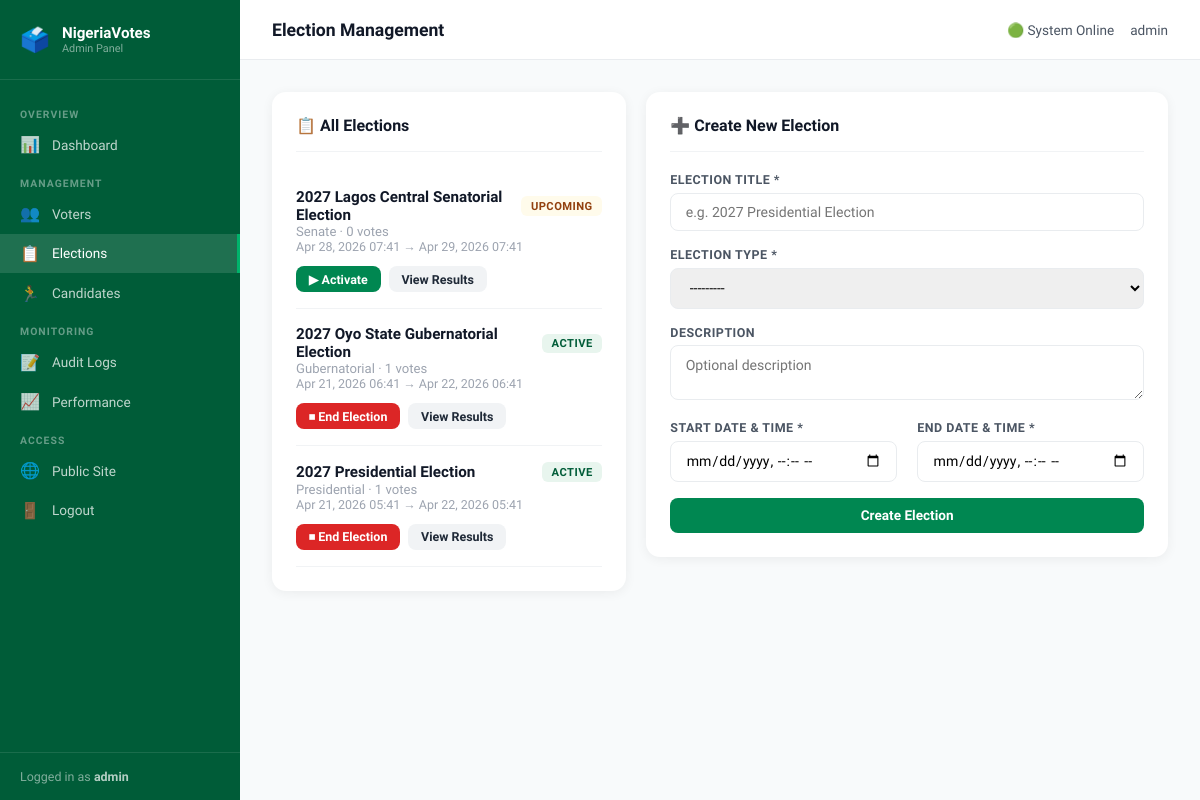
Screenshot of /admin-panel/elections/ (signed in) with the database file from the repository.
### voting/models.py (models this page shows, shortened)
class Election(models.Model):
    ELECTION_TYPES = [
        ('presidential', 'Presidential'),
        ('gubernatorial', 'Gubernatorial'),
        ('senate', 'Senate'),
        ('house', 'House of Representatives'),
        ('state_assembly', 'State House of Assembly'),
        ('local', 'Local Government'),
    ]
    STATUS_CHOICES = [
        ('upcoming', 'Upcoming'),
        ('active', 'Active'),
        ('completed', 'Completed'),
        ('cancelled', 'Cancelled'),
    ]
    id = models.UUIDField(primary_key=True, default=uuid.uuid4, editable=False)
    title = models.CharField(max_length=300)
    election_type = models.CharField(max_length=20, choices=ELECTION_TYPES)
    description = models.TextField(blank=True)
    start_date = models.DateTimeField()
    end_date = models.DateTimeField()
    status = models.CharField(max_length=10, choices=STATUS_CHOICES, default='upcoming')
    created_by = models.ForeignKey(User, on_delete=models.SET_NULL, null=True)
    created_at = models.DateTimeField(default=timezone.now)
    class Meta:
        db_table = 'elections'
        ordering = ['-start_date']
    @property
    def total_votes(self):
        return self.votes.count()

### voting/views.py (the view)
# urls.py: path('admin-panel/elections/', views.admin_elections, name='admin_elections'),
@login_required(login_url='/admin-panel/login/')
def admin_elections(request):
    if not request.user.is_staff:
        return redirect('home')
    if request.method == 'POST':
        form = ElectionForm(request.POST)
        if form.is_valid():
            election = form.save(commit=False)
            election.created_by = request.user
            now = timezone.now()
            if election.start_date <= now <= election.end_date:
                election.status = 'active'
            elif election.start_date > now:
                election.status = 'upcoming'
            election.save()
            messages.success(request, 'Election created successfully.')
            return redirect('admin_elections')
    else:
        form = ElectionForm()
    elections = Election.objects.all()
    return render(request, 'admin_panel/elections.html', {
        'elections': elections, 'form': form
    })

### voting/forms.py (shortened to what this page needs)
class ElectionForm(forms.ModelForm):
    class Meta:
        model = Election
        fields = ['title', 'election_type', 'description', 'start_date', 'end_date']
        widgets = {
            'start_date': forms.DateTimeInput(attrs={'type': 'datetime-local'}),
            'end_date': forms.DateTimeInput(attrs={'type': 'datetime-local'}),
            'description': forms.Textarea(attrs={'rows': 3}),
        }

### voting/security.py (called while the page is built)
    def __call__(self, request):
        response = self.get_response(request)
        response['X-Content-Type-Options'] = 'nosniff'
        response['X-Frame-Options'] = 'DENY'
        response['X-XSS-Protection'] = '1; mode=block'
        response['Referrer-Policy'] = 'strict-origin-when-cross-origin'
        response['Permissions-Policy'] = 'camera=(self), microphone=(), geolocation=()'
        return response

### templates/admin_panel/elections.html (shortened to what this page needs)
{% extends "admin_panel/base.html" %}
{% block page_title %}Election Management{% endblock %}
{% block nav_elections %}active{% endblock %}
{% block content %}
<div class="grid-2" style="align-items:start;">
    <div class="card">
        <div class="card-header">
            <div class="card-title">📋 All Elections</div>
        </div>
        {% for election in elections %}
        <div style="padding:1rem 0;border-bottom:1px solid var(--gray-100);">
            <div class="flex justify-between items-center mb-1">
                <div style="font-weight:700;font-size:.95rem;">{{ election.title }}</div>
                <span class="badge badge-{% if election.status == 'active' %}success{% elif election.status == 'completed' %}gray{% else %}warning{% endif %}">
                    {{ election.status }}
                </span>
            </div>
            <div class="text-muted mb-1">{{ election.get_election_type_display }} · {{ election.total_votes }} votes</div>
            <div style="font-size:.78rem;color:var(--gray-400);">
                {{ election.start_date|date:"M d, Y H:i" }} → {{ election.end_date|date:"M d, Y H:i" }}
            </div>
            <div style="margin-top:.75rem;display:flex;gap:.5rem;">
                <a href="/admin-panel/elections/{{ election.id }}/toggle/"
                   class="btn btn-sm {% if election.status == 'active' %}btn-danger{% else %}btn-primary{% endif %}">
                    {% if election.status == 'active' %}⏹ End Election{% elif election.status == 'upcoming' %}▶ Activate{% else %}↩ Reactivate{% endif %}
                </a>
                <a href="/results/{{ election.id }}/" class="btn btn-secondary btn-sm" target="_blank">View Results</a>
            </div>
        </div>
        {% empty %}
        <p style="color:var(--gray-400);text-align:center;padding:2rem;">No elections created yet.</p>
        {% endfor %}
    </div>
    <div class="card">
        <div class="card-header">
            <div class="card-title">➕ Create New Election</div>
        </div>
        <form method="post" novalidate>
            <div class="form-group">
                <label class="form-label">Election Title *</label>
                <input type="text" name="title" class="form-control" value="{{ form.title.value|default:'' }}" placeholder="e.g. 2027 Presidential Election" required>
            </div>
            <div class="form-group">
                <label class="form-label">Election Type *</label>
                <select name="election_type" class="form-control">
                    {% for val, label in form.fields.election_type.choices %}
                    <option value="{{ val }}" {% if form.election_type.value == val %}selected{% endif %}>{{ label }}</option>
                    {% endfor %}
                </select>
            </div>
            <div class="form-group">
                <label class="form-label">Description</label>
                <textarea name="description" class="form-control" rows="2" placeholder="Optional description">{{ form.description.value|default:'' }}</textarea>
            </div>
            <div class="grid-2">
                <div class="form-group">
                    <label class="form-label">Start Date & Time *</label>
                    <input type="datetime-local" name="start_date" class="form-control" value="{{ form.start_date.value|default:'' }}" required>
                </div>
                <div class="form-group">
                    <label class="form-label">End Date & Time *</label>
                    <input type="datetime-local" name="end_date" class="form-control" value="{{ form.end_date.value|default:'' }}" required>
                </div>
            </div>
            <button type="submit" class="btn btn-primary" style="width:100%;justify-content:center;">Create Election</button>
        </form>
    </div>
</div>
{% endblock %}

### templates/admin_panel/base.html (shortened to what this page needs)
<!DOCTYPE html>
<html lang="en">
<head>
</head>
<body>
<aside class="sidebar">
    <div class="sidebar-logo">
        <div class="icon">🗳️</div>
        <div>
            <div class="name">NigeriaVotes</div>
            <div class="sub">Admin Panel</div>
        </div>
    </div>
    <nav class="sidebar-nav">
        <div class="nav-section-label">Overview</div>
        <a href="/admin-panel/" class="nav-item {% block nav_dashboard %}{% endblock %}">
            <span class="nav-icon">📊</span> Dashboard
        </a>
        <div class="nav-section-label">Management</div>
        <a href="/admin-panel/voters/" class="nav-item {% block nav_voters %}{% endblock %}">
            <span class="nav-icon">👥</span> Voters
        </a>
        <a href="/admin-panel/elections/" class="nav-item {% block nav_elections %}{% endblock %}">
            <span class="nav-icon">📋</span> Elections
        </a>
        <a href="/admin-panel/candidates/" class="nav-item {% block nav_candidates %}{% endblock %}">
            <span class="nav-icon">🏃</span> Candidates
        </a>
        <div class="nav-section-label">Monitoring</div>
        <a href="/admin-panel/audit/" class="nav-item {% block nav_audit %}{% endblock %}">
            <span class="nav-icon">📝</span> Audit Logs
        </a>
        <a href="/admin-panel/metrics/" class="nav-item {% block nav_metrics %}{% endblock %}">
            <span class="nav-icon">📈</span> Performance
        </a>
        <div class="nav-section-label">Access</div>
        <a href="/" class="nav-item">
            <span class="nav-icon">🌐</span> Public Site
        </a>
        <a href="/admin-panel/logout/" class="nav-item">
            <span class="nav-icon">🚪</span> Logout
        </a>
    </nav>
    <div class="sidebar-footer">
        Logged in as <strong style="color:rgba(255,255,255,.7);">{{ request.user.username }}</strong>
    </div>
</aside>
<div class="admin-main">
    <div class="topbar">
        <h1>{% block page_title %}Dashboard{% endblock %}</h1>
        <div class="topbar-right">
            <span>🟢 System Online</span>
            <span>{{ user.username }}</span>
        </div>
    </div>
    <div class="admin-content">
        {% block content %}{% endblock %}
    </div>
</div>
</body>
</html>

### templates/admin_panel/base.html (style rules this page uses)
:root { --green: #008751; --green-dark: #005c38; --green-light: #00b36b; --green-muted: #e8f5ee; --white: #ffffff; --gray-50: #f8fafb; --gray-100: #f1f3f5; --gray-200: #e9ecef; --gray-400: #9ca3af; --gray-600: #4b5563; --gray-800: #1f2937; --gray-900: #111827; --red: #dc2626; --amber: #d97706; --blue: #1d4ed8; --sidebar-w: 240px; --font: 'Sora', sans-serif; --mono: 'JetBrains Mono', monospace; }
*, *::before, *::after { box-sizing: border-box; margin: 0; padding: 0; }
body { font-family: var(--font); background: var(--gray-50); color: var(--gray-900); display: flex; min-height: 100vh; }
.sidebar { width: var(--sidebar-w); background: var(--green-dark); display: flex; flex-direction: column; position: fixed; inset: 0 auto 0 0; z-index: 50; overflow-y: auto; }
.sidebar-logo { padding: 1.5rem 1.25rem; border-bottom: 1px solid rgba(255,255,255,.1); display: flex; align-items: center; gap: .75rem; }
.sidebar-logo .icon { font-size: 1.5rem; }
.sidebar-logo .name { color: white; font-weight: 700; font-size: .95rem; }
.sidebar-logo .sub { color: rgba(255,255,255,.5); font-size: .68rem; }
.sidebar-nav { padding: 1rem 0; flex: 1; }
.nav-section-label { padding: .75rem 1.25rem .25rem; font-size: .65rem; font-weight: 700; text-transform: uppercase; letter-spacing: .1em; color: rgba(255,255,255,.4); }
.nav-item { display: flex; align-items: center; gap: .75rem; padding: .65rem 1.25rem; color: rgba(255,255,255,.75); text-decoration: none; font-size: .85rem; font-weight: 500; transition: all .15s; }
.nav-item:hover, .nav-item.active { background: rgba(255,255,255,.12); color: white; }
.nav-item.active { border-right: 3px solid var(--green-light); }
.nav-icon { font-size: 1rem; width: 20px; text-align: center; }
.sidebar-footer { padding: 1rem 1.25rem; border-top: 1px solid rgba(255,255,255,.1); font-size: .78rem; color: rgba(255,255,255,.5); }
.admin-main { margin-left: var(--sidebar-w); flex: 1; display: flex; flex-direction: column; }
.topbar { background: white; border-bottom: 1px solid var(--gray-200); padding: 0 2rem; height: 60px; display: flex; align-items: center; justify-content: space-between; position: sticky; top: 0; z-index: 40; }
.topbar h1 { font-size: 1.1rem; font-weight: 700; }
.topbar-right { display: flex; align-items: center; gap: 1rem; font-size: .85rem; color: var(--gray-600); }
.admin-content { padding: 2rem; flex: 1; }
.card { background: white; border-radius: 14px; box-shadow: 0 2px 12px rgba(0,0,0,.06); padding: 1.5rem; }
.card-header { display: flex; align-items: center; justify-content: space-between; margin-bottom: 1.25rem; padding-bottom: 1rem; border-bottom: 1px solid var(--gray-100); }
.card-title { font-size: 1rem; font-weight: 700; }
.btn { display: inline-flex; align-items: center; gap: .5rem; padding: .6rem 1.2rem; border-radius: 8px; font-family: var(--font); font-size: .85rem; font-weight: 600; border: none; cursor: pointer; text-decoration: none; transition: all .2s; }
.btn-primary { background: var(--green); color: white; }
.btn-secondary { background: var(--gray-100); color: var(--gray-800); }
.btn-danger { background: var(--red); color: white; }
.btn-sm { padding: .35rem .8rem; font-size: .78rem; }
.badge { display: inline-block; padding: .2rem .6rem; border-radius: 6px; font-size: .7rem; font-weight: 700; text-transform: uppercase; letter-spacing: .04em; }
.badge-success { background: var(--green-muted); color: var(--green-dark); }
.badge-warning { background: #fffbeb; color: #92400e; }
.form-group { margin-bottom: 1rem; }
.form-label { display: block; font-size: .78rem; font-weight: 700; color: var(--gray-600); margin-bottom: .35rem; text-transform: uppercase; letter-spacing: .04em; }
.form-control { width: 100%; padding: .65rem .9rem; border: 1.5px solid var(--gray-200); border-radius: 8px; font-family: var(--font); font-size: .88rem; transition: border-color .2s; }
.flex { display: flex; }
.items-center { align-items: center; }
.justify-between { justify-content: space-between; }
.grid-2 { display: grid; grid-template-columns: 1fr 1fr; gap: 1.25rem; }
.text-muted { color: var(--gray-400); font-size: .82rem; }

### rows the page displays
Election: title "2027 Lagos Central Senatorial Election", status "UPCOMING", election_type "Senate", total_votes "0", start_date "Apr 28, 2026 07:41", end_date "Apr 29, 2026 07:41", shows "▶ Activate"
Election: title "2027 Oyo State Gubernatorial Election", status "ACTIVE", election_type "Gubernatorial", total_votes "1", start_date "Apr 21, 2026 06:41", end_date "Apr 22, 2026 06:41", shows "⏹ End Election"
Election: title "2027 Presidential Election", status "ACTIVE", election_type "Presidential", total_votes "1", start_date "Apr 21, 2026 05:41", end_date "Apr 22, 2026 05:41", shows "⏹ End Election"

### other values shown
{{ request.user.username }} "admin"
{{ user.username }} "admin"
form field election_type "---------"
